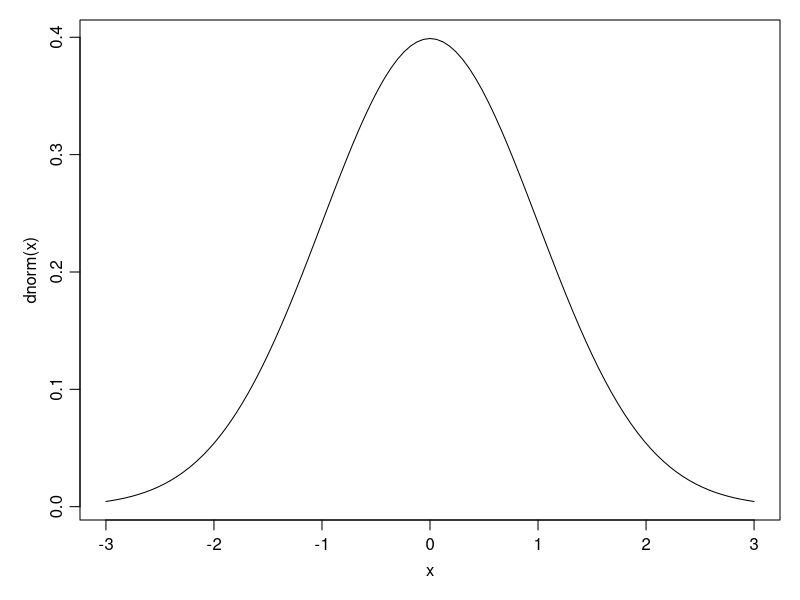
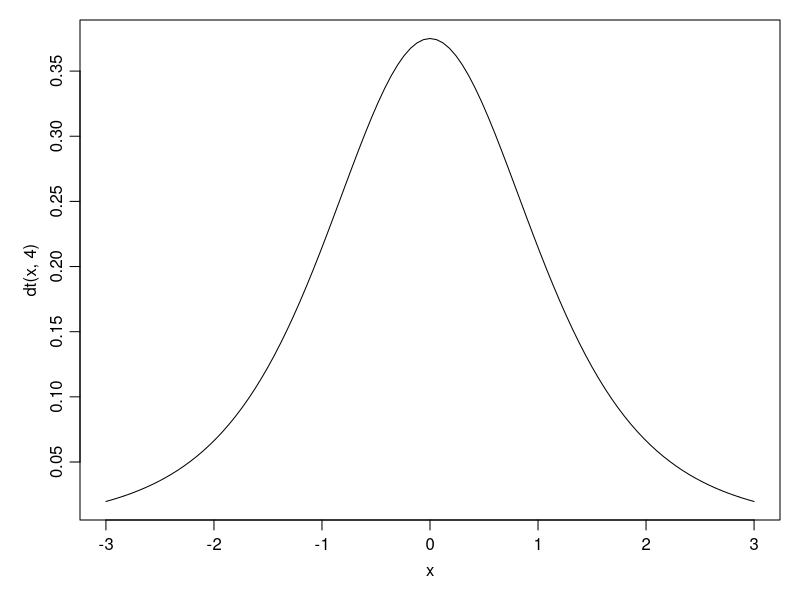
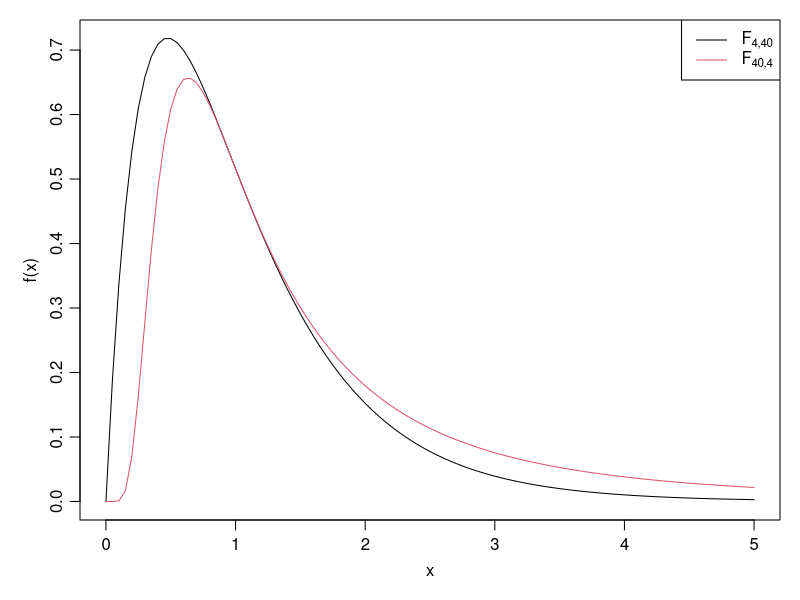

Source code (R) for these figures, in order:
## ---- chunk 1
par(mar=c(4,4,1,1), mgp=c(2, 0.7, 0))
curve(dnorm(x), -3, 3)
## ---- chunk 2
par(mar=c(4,4,1,1), mgp=c(2, 0.7, 0))
curve(dt(x, 4), -3, 3)
## ---- chunk 3
par(mar=c(4,4,1,1), mgp=c(2, 0.7, 0))
curve(df(x, 4, 40), 0, 5, ylab="f(x)")
curve(df(x, 40, 4), 0, 5, add=T, col = 2)
legend("topright", 
       legend = c(bquote(F[4][","][40]), bquote(F[40][","][4])), 
       lty = 1, col = 1:2)

